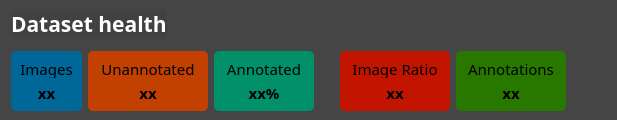
               <widget class="QFrame" name="datasetHealthFrame">
                <property name="maximumSize">
                 <size>
                  <width>16777215</width>
                  <height>140</height>
                 </size>
                </property>
                <property name="styleSheet">
                 <string notr="true">background-color: #454545;
border-radius: 5px;</string>
                </property>
                <property name="frameShape">
                 <enum>QFrame::StyledPanel</enum>
                </property>
                <property name="frameShadow">
                 <enum>QFrame::Raised</enum>
                </property>
                <layout class="QVBoxLayout" name="verticalLayout_26">
                 <property name="spacing">
                  <number>12</number>
                 </property>
                 <property name="topMargin">
                  <number>9</number>
                 </property>
                 <property name="bottomMargin">
                  <number>9</number>
                 </property>
                 <item>
                  <widget class="QFrame" name="frame_8">
                   <property name="frameShape">
                    <enum>QFrame::StyledPanel</enum>
                   </property>
                   <property name="frameShadow">
                    <enum>QFrame::Raised</enum>
                   </property>
                   <layout class="QHBoxLayout" name="horizontalLayout_30">
                    <property name="leftMargin">
                     <number>0</number>
                    </property>
                    <property name="topMargin">
                     <number>0</number>
                    </property>
                    <property name="rightMargin">
                     <number>0</number>
                    </property>
                    <property name="bottomMargin">
                     <number>0</number>
                    </property>
                    <item>
                     <widget class="QLabel" name="healthLbl">
                      <property name="minimumSize">
                       <size>
                        <width>0</width>
                        <height>30</height>
                       </size>
                      </property>
                      <property name="maximumSize">
                       <size>
                        <width>210</width>
                        <height>30</height>
                       </size>
                      </property>
                      <property name="font">
                       <font>
                        <family>Gotham Rounded</family>
                        <pointsize>16</pointsize>
                        <weight>75</weight>
                        <italic>false</italic>
                        <bold>true</bold>
                       </font>
                      </property>
                      <property name="styleSheet">
                       <string notr="true">background-color: rgb(65, 66, 64);
border-color: rgb(65, 66, 64);
font: 75 bold 16pt &quot;Gotham Rounded&quot;;
color: rgb(255, 255, 255);</string>
                      </property>
                      <property name="text">
                       <string>Dataset health</string>
                      </property>
                      <property name="alignment">
                       <set>Qt::AlignLeading|Qt::AlignLeft|Qt::AlignVCenter</set>
                      </property>
                      <property name="margin">
                       <number>3</number>
                      </property>
                      <property name="indent">
                       <number>0</number>
                      </property>
                     </widget>
                    </item>
                    <item>
                     <spacer name="horizontalSpacer_21">
                      <property name="orientation">
                       <enum>Qt::Horizontal</enum>
                      </property>
                      <property name="sizeHint" stdset="0">
                       <size>
                        <width>40</width>
                        <height>20</height>
                       </size>
                      </property>
                     </spacer>
                    </item>
                    <item>
                     <widget class="QPushButton" name="addDatasetHealthWidgetBtn">
                      <property name="minimumSize">
                       <size>
                        <width>30</width>
                        <height>30</height>
                       </size>
                      </property>
                      <property name="maximumSize">
                       <size>
                        <width>30</width>
                        <height>30</height>
                       </size>
                      </property>
                      <property name="cursor">
                       <cursorShape>PointingHandCursor</cursorShape>
                      </property>
                      <property name="text">
                       <string/>
                      </property>
                     </widget>
                    </item>
                   </layout>
                  </widget>
                 </item>
                 <item>
                  <widget class="QFrame" name="annotationInfoFrame">
                   <property name="sizePolicy">
                    <sizepolicy hsizetype="Preferred" vsizetype="Preferred">
                     <horstretch>0</horstretch>
                     <verstretch>0</verstretch>
                    </sizepolicy>
                   </property>
                   <property name="minimumSize">
                    <size>
                     <width>0</width>
                     <height>0</height>
                    </size>
                   </property>
                   <property name="maximumSize">
                    <size>
                     <width>16777215</width>
                     <height>60</height>
                    </size>
                   </property>
                   <property name="frameShape">
                    <enum>QFrame::StyledPanel</enum>
                   </property>
                   <property name="frameShadow">
                    <enum>QFrame::Raised</enum>
                   </property>
                   <layout class="QHBoxLayout" name="horizontalLayout_8">
                    <property name="leftMargin">
                     <number>0</number>
                    </property>
                    <property name="topMargin">
                     <number>0</number>
                    </property>
                    <property name="rightMargin">
                     <number>0</number>
                    </property>
                    <property name="bottomMargin">
                     <number>0</number>
                    </property>
                    <item>
                     <widget class="QFrame" name="imageCountFrame">
                      <property name="sizePolicy">
                       <sizepolicy hsizetype="Expanding" vsizetype="Preferred">
                        <horstretch>0</horstretch>
                        <verstretch>0</verstretch>
                       </sizepolicy>
                      </property>
                      <property name="minimumSize">
                       <size>
                        <width>70</width>
                        <height>0</height>
                       </size>
                      </property>
                      <property name="maximumSize">
                       <size>
                        <width>120</width>
                        <height>60</height>
                       </size>
                      </property>
                      <property name="styleSheet">
                       <string notr="true">background-color: rgb(85, 87, 83);
background-color: rgb(0, 104, 152);</string>
                      </property>
                      <property name="frameShape">
                       <enum>QFrame::StyledPanel</enum>
                      </property>
                      <property name="frameShadow">
                       <enum>QFrame::Raised</enum>
                      </property>
                      <layout class="QVBoxLayout" name="verticalLayout_20">
                       <item>
                        <widget class="QLabel" name="imageCountHeaderLbl">
                         <property name="font">
                          <font>
                           <family>Gotham Rounded</family>
                           <pointsize>11</pointsize>
                           <weight>9</weight>
                           <italic>false</italic>
                           <bold>false</bold>
                          </font>
                         </property>
                         <property name="text">
                          <string>Images</string>
                         </property>
                         <property name="alignment">
                          <set>Qt::AlignCenter</set>
                         </property>
                        </widget>
                       </item>
                       <item>
                        <widget class="QLabel" name="imageCountLbl">
                         <property name="font">
                          <font>
                           <family>Gotham Rounded</family>
                           <pointsize>11</pointsize>
                           <weight>75</weight>
                           <italic>false</italic>
                           <bold>true</bold>
                          </font>
                         </property>
                         <property name="styleSheet">
                          <string notr="true">font-weight: bold;</string>
                         </property>
                         <property name="text">
                          <string>xx</string>
                         </property>
                         <property name="alignment">
                          <set>Qt::AlignCenter</set>
                         </property>
                        </widget>
                       </item>
                      </layout>
                     </widget>
                    </item>
                    <item>
                     <widget class="QFrame" name="unannotatedCountFrame">
                      <property name="sizePolicy">
                       <sizepolicy hsizetype="Expanding" vsizetype="Preferred">
                        <horstretch>0</horstretch>
                        <verstretch>0</verstretch>
                       </sizepolicy>
                      </property>
                      <property name="minimumSize">
                       <size>
                        <width>120</width>
                        <height>0</height>
                       </size>
                      </property>
                      <property name="maximumSize">
                       <size>
                        <width>120</width>
                        <height>60</height>
                       </size>
                      </property>
                      <property name="styleSheet">
                       <string notr="true">background-color: rgb(85, 87, 83);
background-color: rgb(195, 65, 0);</string>
                      </property>
                      <property name="frameShape">
                       <enum>QFrame::StyledPanel</enum>
                      </property>
                      <property name="frameShadow">
                       <enum>QFrame::Raised</enum>
                      </property>
                      <layout class="QVBoxLayout" name="verticalLayout_22">
                       <item>
                        <widget class="QLabel" name="unannotatedCountHeaderLbl">
                         <property name="font">
                          <font>
                           <family>Gotham Rounded</family>
                           <pointsize>11</pointsize>
                           <weight>9</weight>
                           <italic>false</italic>
                           <bold>false</bold>
                          </font>
                         </property>
                         <property name="text">
                          <string>Unannotated</string>
                         </property>
                         <property name="alignment">
                          <set>Qt::AlignCenter</set>
                         </property>
                        </widget>
                       </item>
                       <item>
                        <widget class="QLabel" name="unannotatedCountLbl">
                         <property name="font">
                          <font>
                           <family>Gotham Rounded</family>
                           <pointsize>11</pointsize>
                           <weight>75</weight>
                           <italic>false</italic>
                           <bold>true</bold>
                          </font>
                         </property>
                         <property name="styleSheet">
                          <string notr="true">font-weight:bold;</string>
                         </property>
                         <property name="text">
                          <string>xx</string>
                         </property>
                         <property name="alignment">
                          <set>Qt::AlignCenter</set>
                         </property>
                        </widget>
                       </item>
                      </layout>
                     </widget>
                    </item>
                    <item>
                     <widget class="QFrame" name="annotatedCountFrame">
                      <property name="sizePolicy">
                       <sizepolicy hsizetype="Expanding" vsizetype="Preferred">
                        <horstretch>0</horstretch>
                        <verstretch>0</verstretch>
                       </sizepolicy>
                      </property>
                      <property name="minimumSize">
                       <size>
                        <width>100</width>
                        <height>0</height>
                       </size>
                      </property>
                      <property name="maximumSize">
                       <size>
                        <width>120</width>
                        <height>60</height>
                       </size>
                      </property>
                      <property name="styleSheet">
                       <string notr="true">background-color: rgb(85, 87, 83);
background-color: rgb(0, 145, 106);</string>
                      </property>
                      <property name="frameShape">
                       <enum>QFrame::StyledPanel</enum>
                      </property>
                      <property name="frameShadow">
                       <enum>QFrame::Raised</enum>
                      </property>
                      <layout class="QVBoxLayout" name="verticalLayout_21">
                       <item>
                        <widget class="QLabel" name="annotatedCountHeaderLbl">
                         <property name="font">
                          <font>
                           <family>Gotham Rounded</family>
                           <pointsize>11</pointsize>
                           <weight>9</weight>
                           <italic>false</italic>
                           <bold>false</bold>
                          </font>
                         </property>
                         <property name="text">
                          <string>Annotated</string>
                         </property>
                         <property name="alignment">
                          <set>Qt::AlignCenter</set>
                         </property>
                        </widget>
                       </item>
                       <item>
                        <widget class="QLabel" name="annotatedCountLbl">
                         <property name="font">
                          <font>
                           <family>Gotham Rounded</family>
                           <pointsize>11</pointsize>
                           <weight>75</weight>
                           <italic>false</italic>
                           <bold>true</bold>
                          </font>
                         </property>
                         <property name="styleSheet">
                          <string notr="true">font-weight:bold;</string>
                         </property>
                         <property name="text">
                          <string>xx%</string>
                         </property>
                         <property name="alignment">
                          <set>Qt::AlignCenter</set>
                         </property>
                        </widget>
                       </item>
                      </layout>
                     </widget>
                    </item>
                    <item>
                     <spacer name="horizontalSpacer_4">
                      <property name="orientation">
                       <enum>Qt::Horizontal</enum>
                      </property>
                      <property name="sizeType">
                       <enum>QSizePolicy::Fixed</enum>
                      </property>
                      <property name="sizeHint" stdset="0">
                       <size>
                        <width>20</width>
                        <height>20</height>
                       </size>
                      </property>
                     </spacer>
                    </item>
                    <item>
                     <widget class="QFrame" name="frame_2">
                      <property name="sizePolicy">
                       <sizepolicy hsizetype="Expanding" vsizetype="Preferred">
                        <horstretch>0</horstretch>
                        <verstretch>0</verstretch>
                       </sizepolicy>
                      </property>
                      <property name="minimumSize">
                       <size>
                        <width>110</width>
                        <height>0</height>
                       </size>
                      </property>
                      <property name="maximumSize">
                       <size>
                        <width>120</width>
                        <height>60</height>
                       </size>
                      </property>
                      <property name="styleSheet">
                       <string notr="true">background-color: rgb(85, 87, 83);
background-color: rgb(195, 20, 0);</string>
                      </property>
                      <property name="frameShape">
                       <enum>QFrame::StyledPanel</enum>
                      </property>
                      <property name="frameShadow">
                       <enum>QFrame::Raised</enum>
                      </property>
                      <layout class="QVBoxLayout" name="verticalLayout_19">
                       <item>
                        <widget class="QLabel" name="unannotatedCountHeaderLbl_2">
                         <property name="font">
                          <font>
                           <family>Gotham Rounded</family>
                           <pointsize>11</pointsize>
                           <weight>9</weight>
                           <italic>false</italic>
                           <bold>false</bold>
                          </font>
                         </property>
                         <property name="text">
                          <string>Image Ratio</string>
                         </property>
                         <property name="alignment">
                          <set>Qt::AlignCenter</set>
                         </property>
                        </widget>
                       </item>
                       <item>
                        <widget class="QLabel" name="unannotatedCountLbl_2">
                         <property name="font">
                          <font>
                           <family>Gotham Rounded</family>
                           <pointsize>11</pointsize>
                           <weight>75</weight>
                           <italic>false</italic>
                           <bold>true</bold>
                          </font>
                         </property>
                         <property name="styleSheet">
                          <string notr="true">font-weight:bold;</string>
                         </property>
                         <property name="text">
                          <string>xx</string>
                         </property>
                         <property name="alignment">
                          <set>Qt::AlignCenter</set>
                         </property>
                        </widget>
                       </item>
                      </layout>
                     </widget>
                    </item>
                    <item>
                     <widget class="QFrame" name="frame_3">
                      <property name="sizePolicy">
                       <sizepolicy hsizetype="Expanding" vsizetype="Preferred">
                        <horstretch>0</horstretch>
                        <verstretch>0</verstretch>
                       </sizepolicy>
                      </property>
                      <property name="minimumSize">
                       <size>
                        <width>110</width>
                        <height>0</height>
                       </size>
                      </property>
                      <property name="maximumSize">
                       <size>
                        <width>120</width>
                        <height>60</height>
                       </size>
                      </property>
                      <property name="styleSheet">
                       <string notr="true">background-color: rgb(40, 120, 0);</string>
                      </property>
                      <property name="frameShape">
                       <enum>QFrame::StyledPanel</enum>
                      </property>
                      <property name="frameShadow">
                       <enum>QFrame::Raised</enum>
                      </property>
                      <layout class="QVBoxLayout" name="verticalLayout_23">
                       <item>
                        <widget class="QLabel" name="unannotatedCountHeaderLbl_3">
                         <property name="font">
                          <font>
                           <family>Gotham Rounded</family>
                           <pointsize>11</pointsize>
                           <weight>9</weight>
                           <italic>false</italic>
                           <bold>false</bold>
                          </font>
                         </property>
                         <property name="text">
                          <string>Annotations</string>
                         </property>
                         <property name="alignment">
                          <set>Qt::AlignCenter</set>
                         </property>
                        </widget>
                       </item>
                       <item>
                        <widget class="QLabel" name="unannotatedCountLbl_3">
                         <property name="font">
                          <font>
                           <family>Gotham Rounded</family>
                           <pointsize>11</pointsize>
                           <weight>75</weight>
                           <italic>false</italic>
                           <bold>true</bold>
                          </font>
                         </property>
                         <property name="styleSheet">
                          <string notr="true">font-weight:bold;</string>
                         </property>
                         <property name="text">
                          <string>xx</string>
                         </property>
                         <property name="alignment">
                          <set>Qt::AlignCenter</set>
                         </property>
                        </widget>
                       </item>
                      </layout>
                     </widget>
                    </item>
                    <item>
                     <spacer name="horizontalSpacer_14">
                      <property name="orientation">
                       <enum>Qt::Horizontal</enum>
                      </property>
                      <property name="sizeHint" stdset="0">
                       <size>
                        <width>40</width>
                        <height>20</height>
                       </size>
                      </property>
                     </spacer>
                    </item>
                   </layout>
                  </widget>
                 </item>
                </layout>
               </widget>
